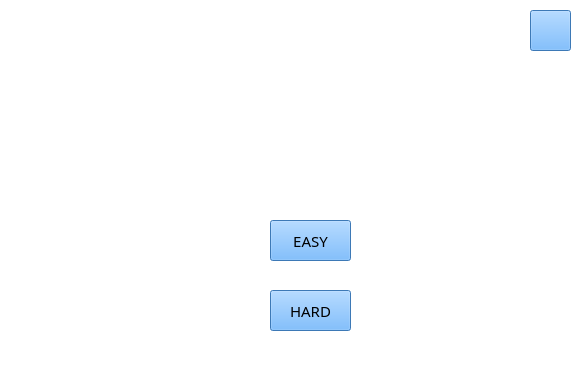
<?xml version="1.0" encoding="UTF-8"?>
<ui version="4.0">
 <class>MainWindow</class>
 <widget class="QMainWindow" name="MainWindow">
  <property name="geometry">
   <rect>
    <x>0</x>
    <y>0</y>
    <width>580</width>
    <height>384</height>
   </rect>
  </property>
  <property name="windowTitle">
   <string>MainWindow</string>
  </property>
  <property name="styleSheet">
   <string notr="true">background-color: rgb(255, 255, 255);</string>
  </property>
  <widget class="QWidget" name="centralwidget">
   <widget class="QPushButton" name="Easy">
    <property name="geometry">
     <rect>
      <x>270</x>
      <y>220</y>
      <width>81</width>
      <height>41</height>
     </rect>
    </property>
    <property name="font">
     <font>
      <family>Stencil</family>
      <pointsize>11</pointsize>
     </font>
    </property>
    <property name="styleSheet">
     <string notr="true">background-color: rgb(85, 170, 255);</string>
    </property>
    <property name="text">
     <string>EASY</string>
    </property>
   </widget>
   <widget class="QPushButton" name="Hard">
    <property name="geometry">
     <rect>
      <x>270</x>
      <y>290</y>
      <width>81</width>
      <height>41</height>
     </rect>
    </property>
    <property name="font">
     <font>
      <family>Stencil</family>
      <pointsize>11</pointsize>
     </font>
    </property>
    <property name="styleSheet">
     <string notr="true">background-color: rgb(85, 170, 255);</string>
    </property>
    <property name="text">
     <string>HARD</string>
    </property>
   </widget>
   <widget class="QPushButton" name="sound_2">
    <property name="geometry">
     <rect>
      <x>530</x>
      <y>10</y>
      <width>41</width>
      <height>41</height>
     </rect>
    </property>
    <property name="styleSheet">
     <string notr="true">background-color: rgb(85, 170, 255);
border-image: url(:/myimage/image/sound_on.png);</string>
    </property>
    <property name="text">
     <string/>
    </property>
   </widget>
  </widget>
  <widget class="QMenuBar" name="menubar">
   <property name="geometry">
    <rect>
     <x>0</x>
     <y>0</y>
     <width>580</width>
     <height>18</height>
    </rect>
   </property>
  </widget>
  <widget class="QStatusBar" name="statusbar"/>
 </widget>
 <resources>
  <include location="image1.qrc"/>
 </resources>
 <connections/>
</ui>
